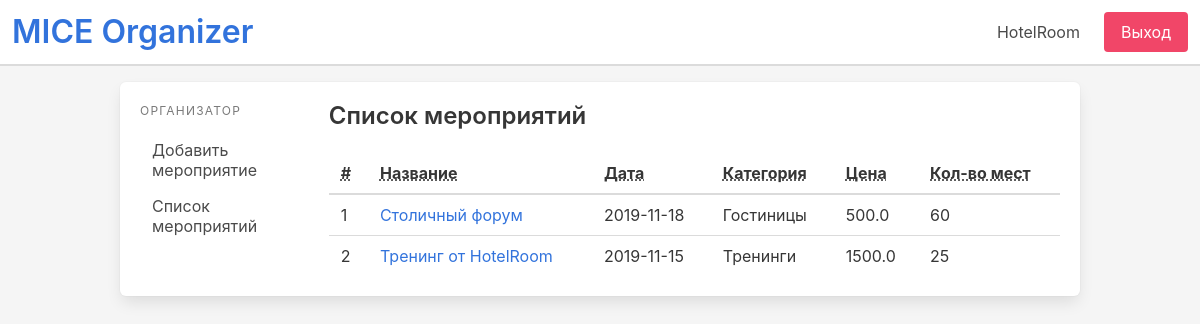
Page /events_list (signed in) on the committed database.
### app/models.py (models this page shows)
class AppUser(UserMixin, db.Model):
    id = db.Column(db.Integer, primary_key=True)
    name = db.Column(db.String, unique=True, nullable=False)
    subject = db.Column(db.String)
    city = db.Column(db.String)
    password = db.Column(db.String, nullable=False)
    is_admin = db.Column(db.Boolean, default=False)
    events = db.relationship('Event', backref='user', lazy=True)

class Event(db.Model):
    id = db.Column(db.Integer, primary_key=True)
    name = db.Column(db.String)
    date = db.Column(db.Date)
    desc = db.Column(db.String)
    category = db.Column(db.String)
    address = db.Column(db.String)
    price = db.Column(db.Float)
    lat = db.Column(db.Float)
    lng = db.Column(db.Float)
    count_places = db.Column(db.Integer)
    count_quests_was = db.Column(db.Integer)
    organizer_id = db.Column(db.Integer, db.ForeignKey('app_user.id'))

### app/routes.py (the view)
@app.route('/events_list', methods=['GET'])
def events_list():
    events = Event.query.filter_by(organizer_id=current_user.id).all()
    return render_template('events_list.html', events=events)

### miceapp.py (called while the page is built)
@login.user_loader
def user_loader(id):
    from app.models import AppUser
    return AppUser.query.get(id)

### app/templates/events_list.html
{% extends 'app_base.html' %}
{% block content %}
<div class="container">
    <h2 class="title is-4">Список мероприятий</h2>
    <table class="table" style="width: 100%">
        <thead>
            <tr>
                <th><abbr title="#">#</abbr></th>
                <th><abbr title="Название">Название</abbr></th>
                <th><abbr title="Дата">Дата</abbr></th>
                <th><abbr title="Категория">Категория</abbr></th>
                <th><abbr title="Цена">Цена</abbr></th>
                <th><abbr title="Кол-во мест">Кол-во мест</abbr></th>
            </tr>
        </thead>
        <tbody>
            {% for event in events %}
            <tr>
                <td>{{ event.id }}</td>
                <td><a href="{{ url_for('show_event', id=event.id) }}">{{ event.name }}</a></td>
                <td>{{ event.date }}</td>
                <td>{{ event.category }}</td>
                <td>{{ event.price }}</td>
                <td>{{ event.count_places }}</td>
            </tr>
            {% endfor %}
        </tbody>
    </table>
</div>
{% endblock %}

### app/templates/app_base.html (shortened to what this page needs)
<!DOCTYPE html>
<html lang="en" class="has-background-light">
<head>
    <link rel="stylesheet" href="{{ url_for('static', filename='lib/css/bulma.min.css') }}">
    <link rel="stylesheet" href="{{ url_for('static', filename='css/custom.css') }}">
</head>
<body>
    <section class="top-navigation">
        <div class="navbar" role="navigation" aria-label="main navigation">
            <div class="navbar-brand">
                <a href="{{ url_for('index') }}" class="navbar-item title is-3">MICE Organizer</a>
            </div>
            <div class="navbar-end">
                <div class="navbar-item"><span>{{ current_user.name }}</span></div>
                <div class="navbar-item">
                    <form action="{{ url_for('logout') }}" method="post">
                        <button type="submit" class="button is-danger">Выход</button>
                    </form>
                </div>
            </div>
        </div>
    </section>
    <hr style="margin: 0" class="has-background-grey-lighter">
    <div class="container" style="margin-top: 1em">
        <div class="box">
            <div class="columns">
                <div class="column is-one-fifth">
                    {% include 'shared/aside_menu.html' %}
                </div>
                <div class="column">
                    {% block content %}{% endblock %}
                </div>
            </div>
        </div>
    </div>
</body>
</html>

### rows in the picture
AppUser: name "HotelRoom"
Event: id "1", name "Столичный форум", date "2019-11-18", category "Гостиницы", price "500.0", count_places "60"
Event: id "2", name "Тренинг от HotelRoom", date "2019-11-15", category "Тренинги", price "1500.0", count_places "25"
